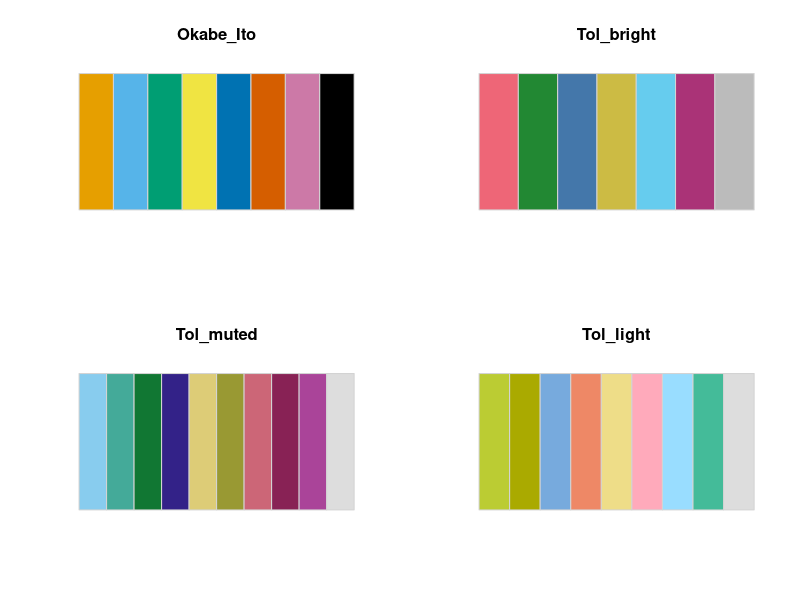
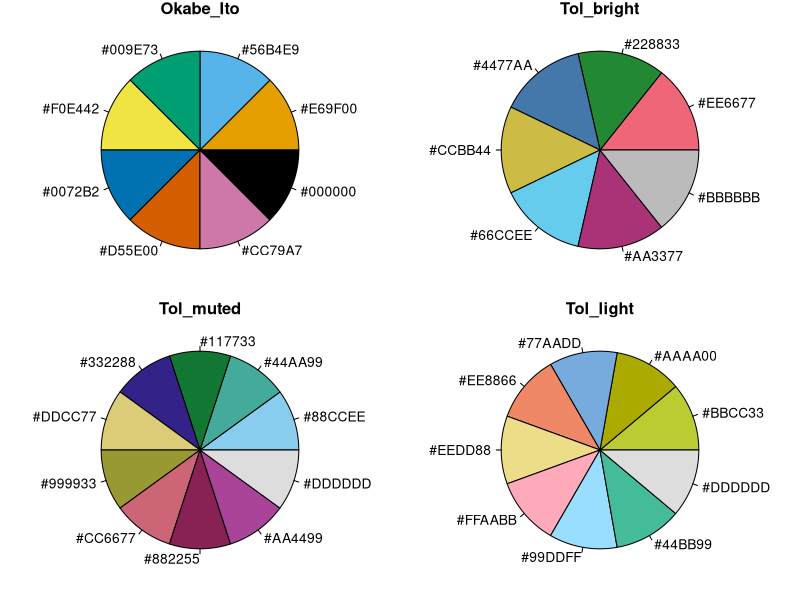

Recreate these plots in R, in order.
# Taken mostly from https://tradeblotter.wordpress.com/2013/02/28/the-paul-tol-21-color-salute/

# Function for plotting colors side-by-side
pal <- function(col, border = "light gray", ...){
  n <- length(col)
  title <- deparse(substitute(col))
  plot(0, 0, type="n", xlim = c(0, 1), ylim = c(0, 1),
       axes = FALSE, main=title,xlab = "", ylab = "", ...)
  rect(0:(n-1)/n, 0, 1:n/n, 1, col = col, border = border)
}

# Function for plotting colors as pie
palpie <- function(col)
{
  par(mar=c(1,1,1,1))
  ones <- rep(1, length=length(col))
  names(ones) <- col
  
  title <- deparse(substitute(col))
  
  pie(ones, col=col, cex=1, main = title)
  par(mar=c(5.1, 4.1, 4.1, 2.1))
}



########## DEFINE Color palettes #########


#From Paul Tol: https://personal.sron.nl/~pault/
Tol_bright <- c('#EE6677', '#228833', '#4477AA', '#CCBB44', '#66CCEE', '#AA3377', '#BBBBBB')

Tol_muted <- c('#88CCEE', '#44AA99', '#117733', '#332288', '#DDCC77', '#999933','#CC6677', '#882255', '#AA4499', '#DDDDDD')

Tol_light <- c('#BBCC33', '#AAAA00', '#77AADD', '#EE8866', '#EEDD88', '#FFAABB', '#99DDFF', '#44BB99', '#DDDDDD')

#From Color Universal Design (CUD): https://jfly.uni-koeln.de/color/
Okabe_Ito <- c("#E69F00", "#56B4E9", "#009E73", "#F0E442", "#0072B2", "#D55E00", "#CC79A7", "#000000")




########################## SHOW as multiple strips ###################


par(mfrow=c(2,2))

pal(Okabe_Ito)
pal(Tol_bright)
pal(Tol_muted)
pal(Tol_light)





########################## SHOW as multiple PIE Charts ###################

par(mfrow=c(2,2))

palpie(Okabe_Ito)
palpie(Tol_bright)
palpie(Tol_muted)
palpie(Tol_light)





